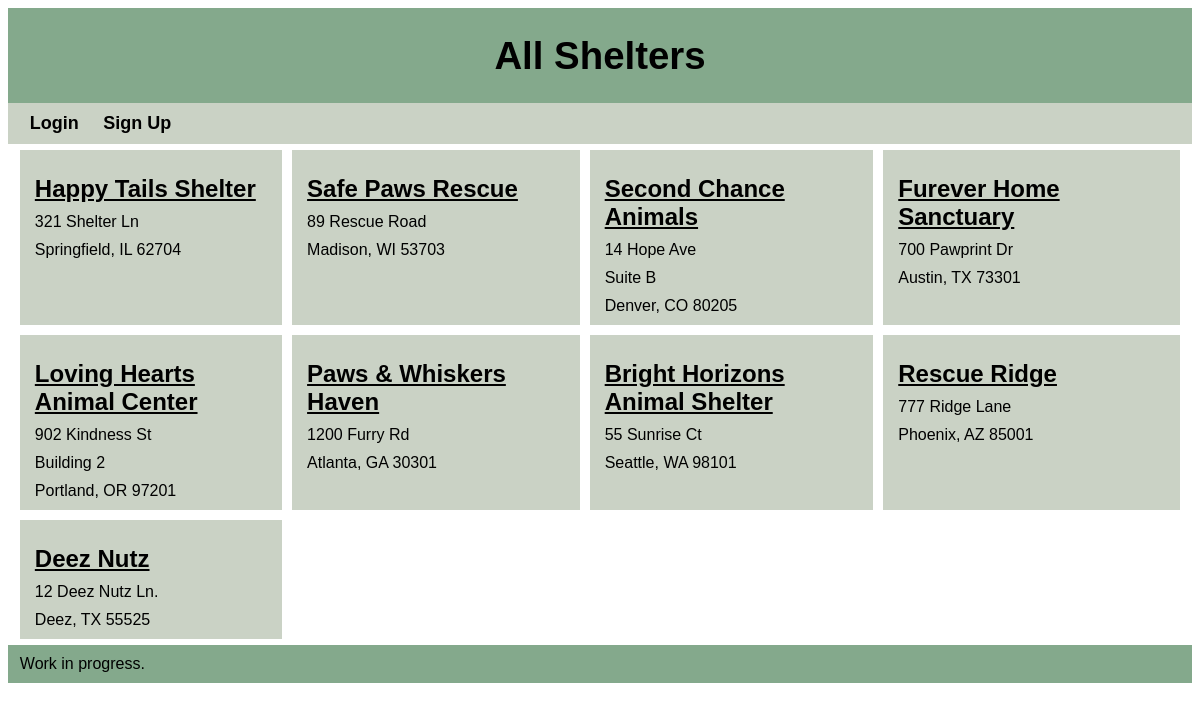
/index, run on the app's committed database.
### tables this page shows
CREATE TABLE Shelter (
        shelter_id INTEGER PRIMARY KEY AUTOINCREMENT,
        name TEXT NOT NULL,
        email TEXT NOT NULL,
        phone TEXT NOT NULL,
        street1 TEXT NOT NULL,
        street2 TEXT,
        city TEXT NOT NULL,
        state TEXT NOT NULL,
        zip TEXT NOT NULL,
        account_id INTEGER,
        date_shelter_added TEXT,
        no_kill BOOLEAN NOT NULL,
        max_dogs INTEGER NOT NULL,
        max_cats INTEGER NOT NULL,
        dogs BOOLEAN NOT NULL,
        cats BOOLEAN NOT NULL,
        shelterPasscode INTEGER NOT NULL,
        FOREIGN KEY (account_id) REFERENCES Account(account_id)
    );

### app/api.py (the view)
@app.route("/")
@app.route("/index")
def index():
    conn = sqlite3.connect(DATABASE)
    conn.row_factory = sqlite3.Row
    cursor = conn.cursor()
    shelters = cursor.execute('SELECT name, shelter_id, street1, street2, city, state, zip FROM Shelter').fetchall()
    return render_template('index.html', shelters = shelters)

### app/api.py (called while the page is built, shortened)
@app.before_request
def auto_logout():
    if not current_user.is_authenticated:
        return

### app/templates/index.html (shortened to what this page needs)
<!doctype html>
<html>
<head>
    <link rel="stylesheet" type="text/css" href="{{ url_for('static', filename='style.css') }}">
</head>
<body>
    <div id="container">
        <header>
            <h1>All Shelters</h1>
        </header>
        <nav id="navbar">
            {% if current_user.is_authenticated %}
                <a href="{{ url_for('logout') }}" class="nav-button">Logout</a>
            {% else %}
                <a href = "login.html">Login</a>
                <a href="signup.html">Sign Up</a>
            {% endif %}
        </nav>
        <main>
            <div id = "grid">
            {% for shelter in shelters %}
                <a href="/home/{{ shelter['shelter_id'] }}">
                    <h2>{{ shelter['name'] }}</h2>
                    <p>{{ shelter['street1'] }}</p>
                    {% if shelter['street2'] %}
                        <p>{{ shelter['street2'] }}</p>
                    {% endif %}
                    <p>{{ shelter['city'] }}, {{ shelter['state'] }} {{ shelter['zip'] }}</p>
                </a>
            {% endfor %}
            </div>
        </main>
        <footer>Work in progress.</a></footer>
    </div>
</body>
</html>

### app/static/style.css (style rules this page uses)
header { font-size: larger; background-color: #84a98c; align-content:center; text-align: center; font-family: 'Franklin Gothic Medium', 'Arial Narrow', Arial, sans-serif; }
nav { background-color: #cad2c5; padding: 10px 1%; font-family: Arial, Helvetica, sans-serif; }
nav a { font-weight: bold; font-size: large; text-decoration: none; padding: 10px; color: black; }
#grid p { padding: 5px 0; margin: 0; }
#grid h2 { text-decoration: underline; margin-bottom: 5px; }
main { padding: 0.5% 1%; font-family: Arial, Helvetica, sans-serif; }
#grid { display:grid; grid-template-columns: auto auto auto auto; gap: 10px; }
#grid a { color: black; text-decoration:none; background-color: #cad2c5; padding: 5px 15px; }
footer { background-color: #84a98c; padding: 10px 1%; font-family: 'Franklin Gothic Medium', 'Arial Narrow', Arial, sans-serif; }

### data on the page
Shelter: name "Happy Tails Shelter", street1 "321 Shelter Ln", city "Springfield", state "IL", zip "62704"
Shelter: name "Safe Paws Rescue", street1 "89 Rescue Road", city "Madison", state "WI", zip "53703"
Shelter: name "Second Chance Animals", street1 "14 Hope Ave", street2 "Suite B", city "Denver", state "CO", zip "80205"
Shelter: name "Furever Home Sanctuary", street1 "700 Pawprint Dr", city "Austin", state "TX", zip "73301"
Shelter: name "Loving Hearts Animal Center", street1 "902 Kindness St", street2 "Building 2", city "Portland", state "OR", zip "97201"
Shelter: name "Paws & Whiskers Haven", street1 "1200 Furry Rd", city "Atlanta", state "GA", zip "30301"
Shelter: name "Bright Horizons Animal Shelter", street1 "55 Sunrise Ct", city "Seattle", state "WA", zip "98101"
Shelter: name "Rescue Ridge", street1 "777 Ridge Lane", city "Phoenix", state "AZ", zip "85001"
Shelter: name "Deez Nutz", street1 "12 Deez Nutz Ln.", city "Deez", state "TX", zip "55525"
